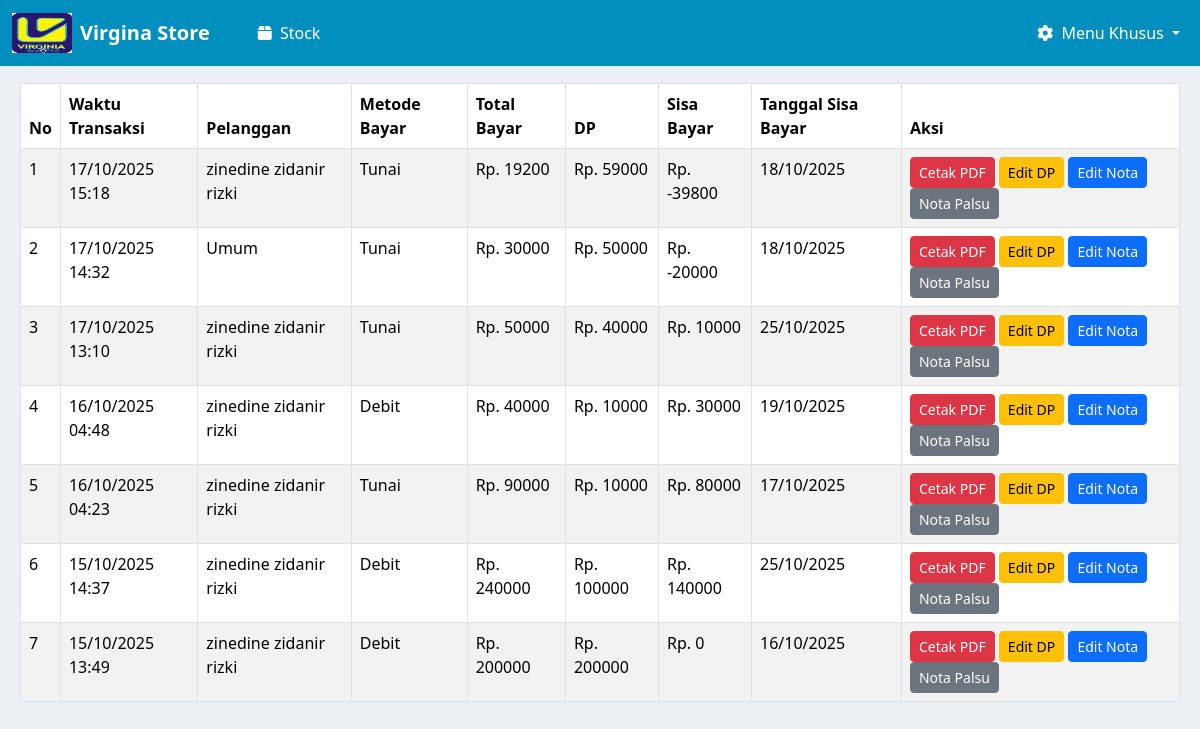
The app's page /nota/cetak_nota_kosong/, older data.
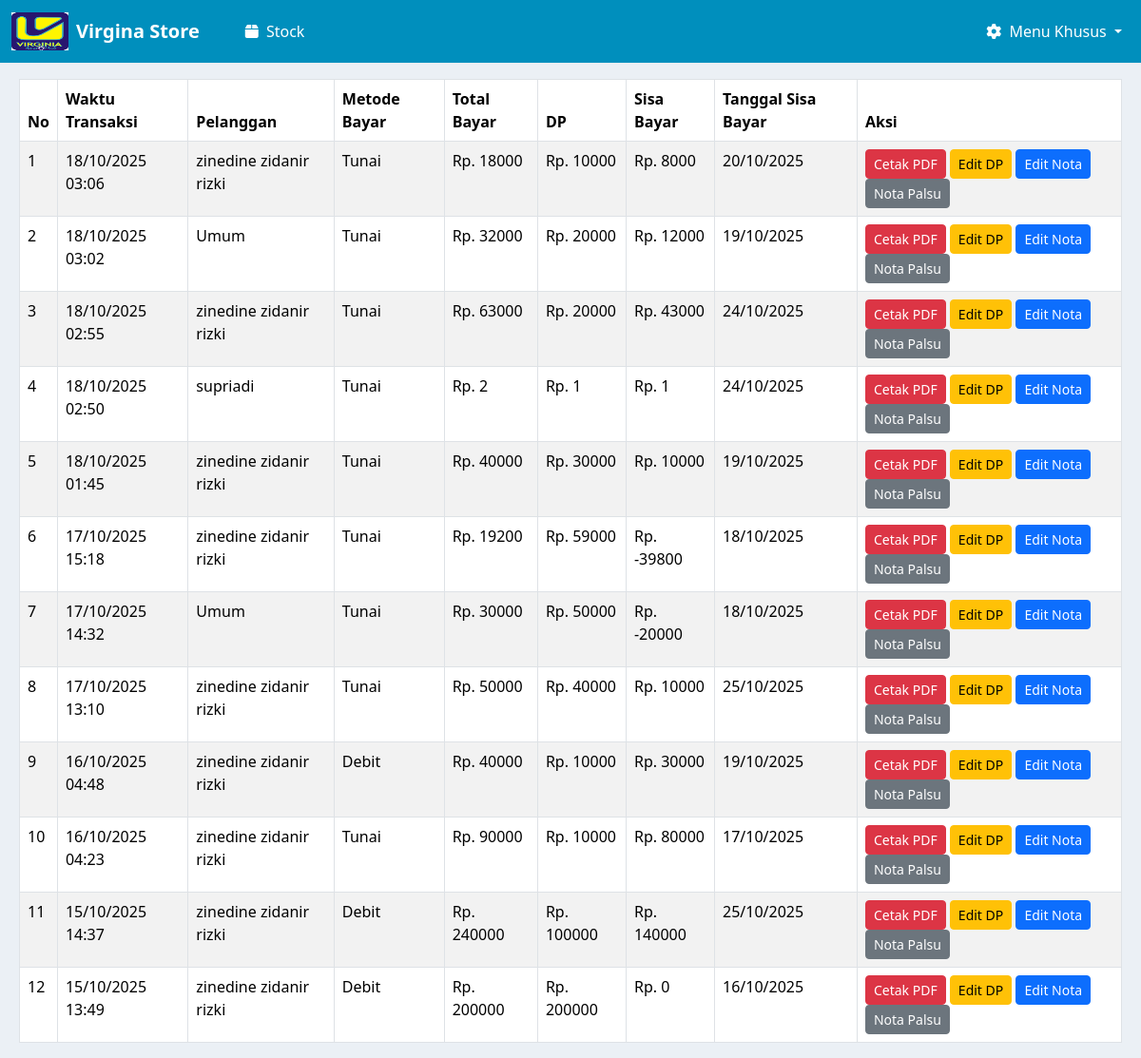
The same page, newer data.
### nota/models.py (models this page shows, shortened)
class NotaPayment(models.Model):
    PAYMENT_METHOD_CHOICES = [
        ('tunai', 'Tunai'),
        ('debit', 'Debit'),
    ]
    customer = models.ForeignKey(Customer, on_delete=models.CASCADE)
    tanggal_sisa_bayar = models.DateField()
    metode_pembayaran = models.CharField(max_length=10, choices=PAYMENT_METHOD_CHOICES)
    total_bayar = models.DecimalField(max_digits=12, decimal_places=2)
    dp = models.DecimalField(max_digits=12, decimal_places=2)
    sisa = models.DecimalField(max_digits=12, decimal_places=2)
    created_at = models.DateTimeField(auto_now_add=True)
    class Meta:
        verbose_name = "Nota Payment"
        verbose_name_plural = "Nota Payments"

### kasir/models.py (models this page shows, shortened)
class Customer(models.Model):
    nama = models.CharField(max_length=100)
    alamat_customer = models.TextField(blank=True, null=True)
    no_telpon_customer = models.CharField(max_length=20, blank=True, null=True)
    shipping_agent = models.CharField(max_length=100, blank=True, null=True)

### nota/views.py (the view)
# urls.py: path('cetak_nota_kosong/', views.cetak_nota_kosong, name='cetak-nota-kosong'),
def cetak_nota_kosong(request):
    notas = NotaPayment.objects.all().order_by('-created_at')
    return render(request, 'cetak_nota_kosong.html', {'notas': notas})

### nota/templates/cetak_nota_kosong.html (shortened to what this page needs)
{% extends 'base.html' %}
{% block content %}
<div class="" style="margin-left: 20px; margin-right: 20px;">
    <table class="table table-bordered table-striped mt-3">
        <thead>
            <tr>
                <th>No</th>
                <th>Waktu Transaksi</th>
                <th>Pelanggan</th>
                <th>Metode Bayar</th>
                <th>Total Bayar</th>
                <th>DP</th>
                <th>Sisa Bayar</th>
                <th>Tanggal Sisa Bayar</th>
                <th>Aksi</th>
            </tr>
        </thead>
        <tbody>
            {% for nota in notas %}
            <tr data-id="{{ nota.id }}" data-total="{{ nota.total_bayar }}" data-dp="{{ nota.dp }}" data-sisa="{{ nota.sisa }}" data-tanggal="{{ nota.tanggal_sisa_bayar|date:'Y-m-d' }}">
                <td>{{ forloop.counter }}</td>
                <td>{{ nota.created_at|date:"d/m/Y H:i" }}</td>
                <td>{{ nota.customer.nama }}</td>
                <td>{{ nota.get_metode_pembayaran_display }}</td>
                <td>Rp. {{ nota.total_bayar|floatformat:0 }}</td>
                <td>Rp. {{ nota.dp|floatformat:0 }}</td>
                <td>Rp. {{ nota.sisa|floatformat:0 }}</td>
                <td>{{ nota.tanggal_sisa_bayar|date:"d/m/Y" }}</td>
                <td>
                    <button class="btn btn-sm btn-danger" data-id="{{ nota.id }}" onclick="cetakPdf(this)">Cetak PDF</button>
                    <button class="btn btn-sm btn-warning" data-id="{{ nota.id }}" onclick="editDp(this)">Edit DP</button>
                    <button class="btn btn-sm btn-primary" data-id="{{ nota.id }}" onclick="editNota(this)">Edit Nota</button>
                    <button class="btn btn-sm btn-secondary" data-id="{{ nota.id }}" onclick="notaPalsu(this)">Nota Palsu</button>
                </td>
            </tr>
            {% empty %}
            <tr><td colspan="9" class="text-center">Belum ada data</td></tr>
            {% endfor %}
        </tbody>
    </table>
</div>
{% endblock %}

Row changes from the older to the newer data that the page shows:
added NotaPayment: created_at "18/10/2025 03:06", customer.nama "zinedine zidanir rizki", metode_pembayaran "Tunai", total_bayar "18000", dp "10000", sisa "8000", tanggal_sisa_bayar "20/10/2025"
added NotaPayment: created_at "18/10/2025 03:02", customer.nama "Umum", metode_pembayaran "Tunai", total_bayar "32000", dp "20000", sisa "12000", tanggal_sisa_bayar "19/10/2025"
added NotaPayment: created_at "18/10/2025 02:55", customer.nama "zinedine zidanir rizki", metode_pembayaran "Tunai", total_bayar "63000", dp "20000", sisa "43000", tanggal_sisa_bayar "24/10/2025"
added NotaPayment: created_at "18/10/2025 02:50", customer.nama "supriadi", metode_pembayaran "Tunai", total_bayar "2", dp "1", sisa "1", tanggal_sisa_bayar "24/10/2025"
added NotaPayment: created_at "18/10/2025 01:45", customer.nama "zinedine zidanir rizki", metode_pembayaran "Tunai", total_bayar "40000", dp "30000", sisa "10000", tanggal_sisa_bayar "19/10/2025"
